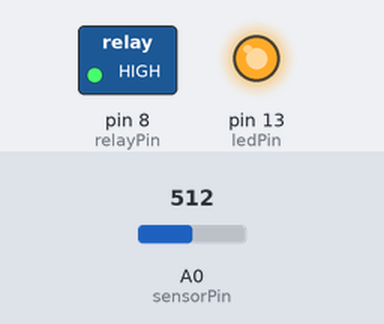
Simulated run of this sketch. Board: Arduino Uno, built with avr-gcc and run on an emulated ATmega328P. On the bench: switched loads named in the sketch (green lamp = pin HIGH), output pins drawn as LEDs (lit = HIGH). Inputs (shaded band) come from the test bench; at power-on: A0 (sensorPin) = 512. What the sketch prints to the serial monitor is not drawn.

Above: at 0.1 s.
Timing chart, 0 to 1.6 s (numbered marks = the images above):
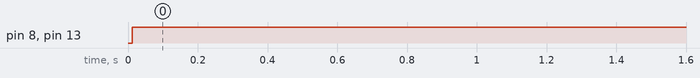

The sketch:

overload_protection_relaymodul.ino
```cpp
const int sensorPin = A0;
const int ledPin = 13;
const int relayPin = 8;

float zero = 503.5;          // ACS712 zero value
float supplyVoltage = 9.0;   // Battery voltage

float overloadLimit = 0.5;   // Change if needed

void setup()
{
  Serial.begin(9600);

  pinMode(ledPin, OUTPUT);
  pinMode(relayPin, OUTPUT);

  // Normal condition: relay allows load
  digitalWrite(relayPin, LOW);
}

void loop()
{
  long sum = 0;

  // Average 100 readings
  for(int i = 0; i < 100; i++)
  {
    sum += analogRead(sensorPin);
  }

  float avg = sum / 100.0;

  // Convert ADC value to sensor voltage
  float sensorVoltage = (avg - zero) * (5.0 / 1023.0);

  // Convert voltage to current
  float current = sensorVoltage / 0.185;

  // Remove negative values
  if(current < 0)
  {
    current = -current;
  }

  // Power calculation
  float power = supplyVoltage * current;

  Serial.print("Current: ");
  Serial.print(current);
  Serial.print(" A   ");

  Serial.print("Power: ");
  Serial.print(power);
  Serial.println(" W");

  // Overload Protection
  if(power > overloadLimit)
  {
    Serial.println("OVERLOAD DETECTED");

    digitalWrite(ledPin, HIGH);    // Warning LED ON
    digitalWrite(relayPin, HIGH);  // Cut load
  }
  else
  {
    Serial.println("SYSTEM NORMAL");

    digitalWrite(ledPin, LOW);     // Warning LED OFF
    digitalWrite(relayPin, LOW);   // Load ON
  }

  Serial.println("-------------------");

  delay(1000);
}
```

Measured:
- by itself, pin 8 (relayPin), pin 13 (ledPin): LOW → HIGH at 0.01 s
